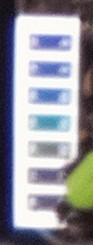
#> input picture marker_template/sticker_template.jpg, 93 x 245 px, found by its file name
$ python demo_color_seg.py --path rosette_logo.jpg --filetype marker_template/sticker_template.jpg   (older library calls are emulated)
#> lines starting #> are read from the running program, lines starting #| are printed output that depends on the picture
'''
Name: color_segmentation.py

Version: 1.0

Summary: K-means color clustering based segmentation. This is achieved
         by converting the source image to a desired color space and
         running K-means clustering on only the desired channels,
         with the pixels being grouped into a desired number
    of clusters.

Author: suxing liu

Author-email: suxingliu@gmail.com

Created: 2018-05-29

USAGE:

python3 demo_color_seg.py -p ~/plant-image-analysis/test/ -ft JPG

'''


# import the necessary packages
import os
import glob
import argparse
from sklearn.cluster import KMeans

from skimage.feature import peak_local_max
from skimage.morphology import watershed, medial_axis
from skimage import img_as_float, img_as_ubyte, img_as_bool, img_as_int
from skimage import measure
from skimage.segmentation import clear_border

from scipy.spatial import distance as dist
from scipy import optimize
from scipy import ndimage

import math

import numpy as np
import argparse
import cv2

import matplotlib.pyplot as plt
import matplotlib.patches as mpatches

import warnings
warnings.filterwarnings("ignore")

import concurrent.futures
import multiprocessing
from multiprocessing import Pool
from contextlib import closing

MBFACTOR = float(1<<20)


# generate foloder to store the output results
# [157 lines left out: functions mkdir, color_cluster_seg, not called in this run]

'''
def medial_axis_image(thresh):

    #convert an image from OpenCV to skimage
    thresh_sk = img_as_float(thresh)

    image_bw = img_as_bool((thresh_sk))

    image_medial_axis = medial_axis(image_bw)

    return image_medial_axis
'''


class clockwise_angle_and_distance():


    '''
    A class to tell if point is clockwise from origin or not.
    This helps if one wants to use sorted() on a list of points.

    Parameters
    ----------
    point : ndarray or list, like [x, y]. The point "to where" we g0
    self.origin : ndarray or list, like [x, y]. The center around which we go
    refvec : ndarray or list, like [x, y]. The direction of reference

    use:
        instantiate with an origin, then call the instance during sort
    reference:
    https://stackoverflow.com/questions/41855695/sorting-list-of-two-dimensional-coordinates-by-clockwise-angle-using-python

    Returns
    -------
    angle

    distance


    '''
    def __init__(self, origin):
        self.origin = origin

    # [289 lines left out: functions __call__, sticker_detect, comp_external_contour, segmentation, not called in this run]

    #return thresh
    #trait_img


if __name__ == '__main__':

    ap = argparse.ArgumentParser()
    #ap.add_argument('-i', '--image', required = True, help = 'Path to image file')
    ap.add_argument("-p", "--path", required = True,    help="path to image file")
    ap.add_argument("-ft", "--filetype", required=True,    help="Image filetype")

    ap.add_argument('-s', '--color-space', type =str, default ='lab', help='Color space to use: BGR (default), HSV, Lab, YCrCb (YCC)')
    ap.add_argument('-c', '--channels', type = str, default='1', help='Channel indices to use for clustering, where 0 is the first channel,'
                                                                       + ' 1 is the second channel, etc. E.g., if BGR color space is used, "02" '
                                                                       + 'selects channels B and R. (default "all")')
    ap.add_argument('-n', '--num-clusters', type = int, default = 2,  help = 'Number of clusters for K-means clustering (default 3, min 2).')
    args = vars(ap.parse_args())


    # setting path to model file
    file_path = args["path"]
    ext = args['filetype']

    args_colorspace = args['color_space']
    args_channels = args['channels']
    args_num_clusters = args['num_clusters']

    #accquire image file list
    filetype = '*.' + ext
    image_file_path = file_path + filetype

    #accquire image file list
    imgList = sorted(glob.glob(image_file_path))


    global  template
    # local path needed!
    template_path = "/home/suxing/plant-image-analysis/marker_template/sticker_template.jpg"
    # Read the template
    template = cv2.imread(template_path, 0)
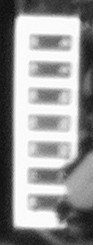
#> template: shape (245, 93); min 11, max 255, mean 150.7
    print("template was found")

    print((imgList))

    #current_img = imgList[0]

    #(thresh, trait_img) = segmentation(current_img)


     # get cpu number for parallel processing
    #agents = psutil.cpu_count()
    agents = multiprocessing.cpu_count()
    print("Using {0} cores to perform parallel processing... \n".format(int(agents)))


    # Create a pool of processes. By default, one is created for each CPU in the machine.
    # extract the bouding box for each image in file list
    with closing(Pool(processes = agents)) as pool:
        result = pool.map(segmentation, imgList)
        pool.terminate()


    '''
    #loop execute
    for image in imgList:

        (thresh) = segmentation(image)
    '''

    # [23 lines of commented-out code are left out]
